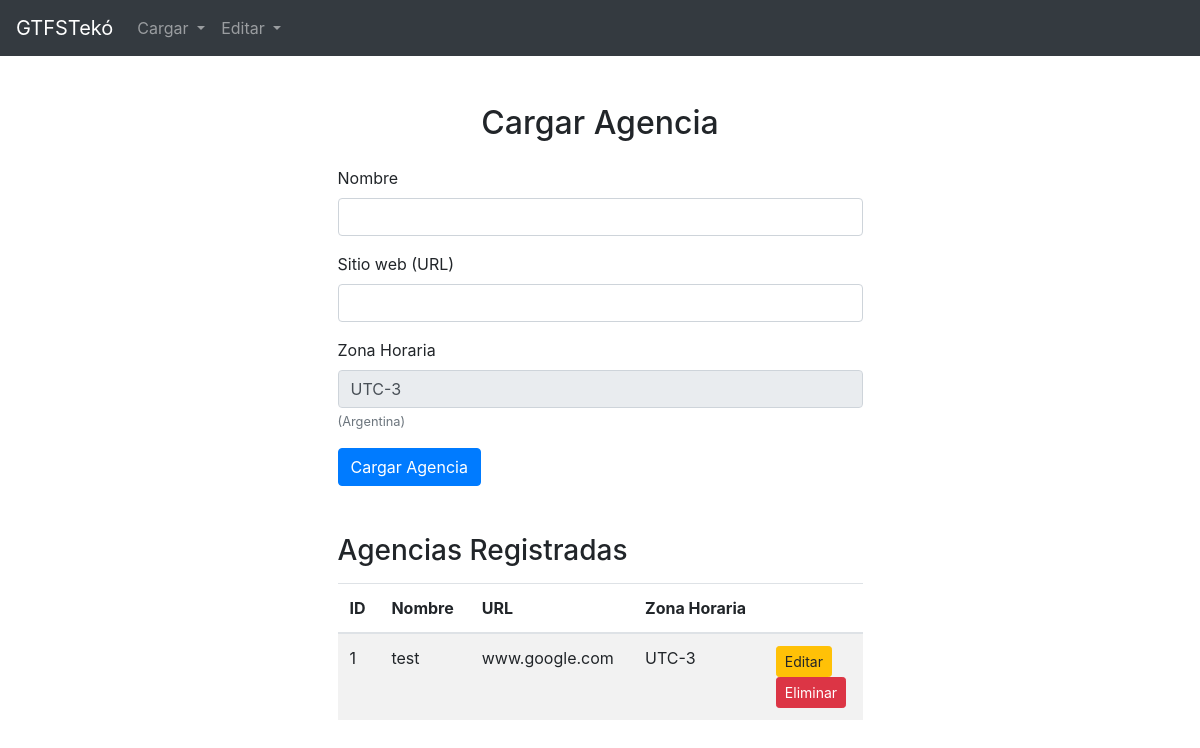
/agency/cargar_agencia, run on an earlier commit of the app's database.
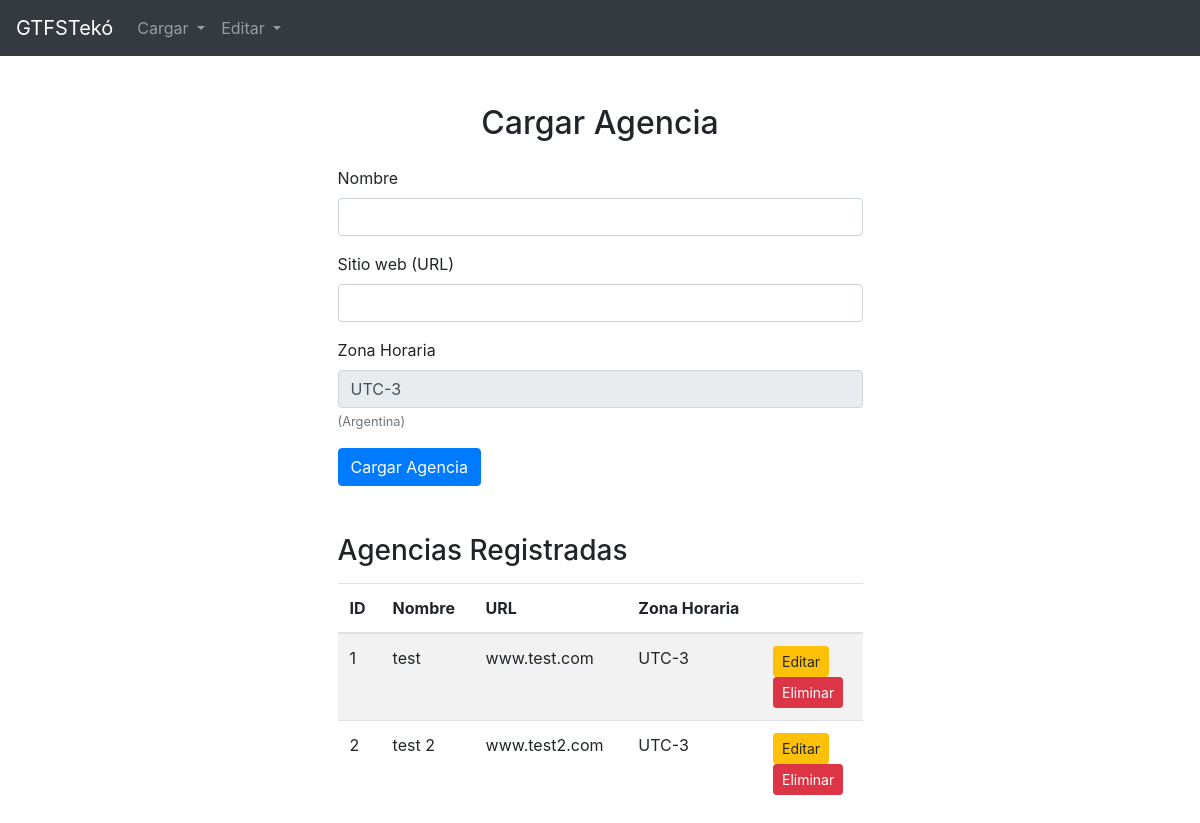
And on a later commit of the database.
### models/models.py (models this page shows)
class Agency(db.Model):
    agency_id = db.Column(db.Integer, primary_key=True)
    agency_name = db.Column(db.String(80), nullable=False)
    agency_url = db.Column(db.String(200))
    agency_timezone = db.Column(db.String(80), nullable=False)

### routes/agency_routes.py (the view, shortened to what this page needs)
@agency_bp.route('/cargar_agencia', methods=['GET', 'POST'])
def cargar_agencia():
    agencies = Agency.query.all()
    return render_template('cargar_agencia.html', agencies=agencies)

### templates/cargar_agencia.html (shortened to what this page needs)
{% extends "base.html" %}
{% block content %}
<div class="container mt-5 w-50">
    <h2 class="text-center">Cargar Agencia</h2>
    <form method="POST" class="mt-4">
        <div class="form-group">
            <label for="agency_name">Nombre</label>
            <input type="text" class="form-control" id="agency_name" name="agency_name" required>
        </div>
        <div class="form-group">
            <label for="agency_url">Sitio web (URL)</label>
            <input type="text" class="form-control" id="agency_url" name="agency_url">
        </div>
        <div class="form-group">
            <label for="agency_timezone">Zona Horaria</label>
            <input type="text" class="form-control" id="agency_timezone" name="agency_timezone" value="UTC-3" readonly>
            <small class="form-text text-muted">(Argentina)</small>
        </div>
        <button type="submit" class="btn btn-primary">Cargar Agencia</button>
    </form>
    <h3 class="mt-5">Agencias Registradas</h3>
    <table class="table table-striped mt-3">
        <thead>
            <tr>
                <th>ID</th>
                <th>Nombre</th>
                <th>URL</th>
                <th>Zona Horaria</th>
                <th></th>
            </tr>
        </thead>
        <tbody>
            {% for agency in agencies %}
                <tr>
                    <td>{{ agency.agency_id }}</td>
                    <td>{{ agency.agency_name }}</td>
                    <td>{{ agency.agency_url }}</td>
                    <td>{{ agency.agency_timezone }}</td>
                    <td>
                        <form method="POST" action="{{ url_for('agency.editar_agencia') }}">
                            <button type="submit" class="btn btn-warning btn-sm">Editar</button>
                        </form>
                        <form method="POST" action="{{ url_for('agency.delete_agency', agency_id=agency.agency_id) }}" onsubmit="return confirm('¿Estás seguro de que deseas eliminar esta agencia?');">
                            <button type="submit" class="btn btn-danger btn-sm">Eliminar</button>
                        </form>
                    </td>
                </tr>
            {% endfor %}
        </tbody>
    </table>
</div>
{% endblock %}

### templates/base.html (shortened to what this page needs)
<!DOCTYPE html>
<html lang="en">
<head>
    <link rel="stylesheet" href="https://stackpath.bootstrapcdn.com/bootstrap/4.5.2/css/bootstrap.min.css">
</head>
<body>
    {% include 'navbar.html' %}
    <div class="container">
        {% block content %}{% endblock %}
    </div>
</body>
</html>

### templates/navbar.html (shortened to what this page needs)
<nav class="navbar navbar-expand-lg navbar-dark bg-dark">
  <a class="navbar-brand" href="#">GTFSTekó</a>
  <div class="collapse navbar-collapse" id="navbarNav">
      <ul class="navbar-nav mr-auto">
          <li class="nav-item dropdown">
              <a class="nav-link dropdown-toggle" href="{{ url_for('index') }}" id="navbarDropdownCargar" role="button" data-toggle="dropdown" aria-haspopup="true" aria-expanded="false">
                  Cargar
              </a>
          </li>
          <li class="nav-item dropdown">
              <a class="nav-link dropdown-toggle" href="#" id="navbarDropdownEditar" role="button" data-toggle="dropdown" aria-haspopup="true" aria-expanded="false">
                  Editar
              </a>
          </li>
      </ul>
  </div>
</nav>

What changed in the data, as far as the page shows it:
changed Agency "test": agency_url "www.google.com" → "www.test.com"
added Agency: agency_id "2", agency_name "test 2", agency_url "www.test2.com", agency_timezone "UTC-3"
